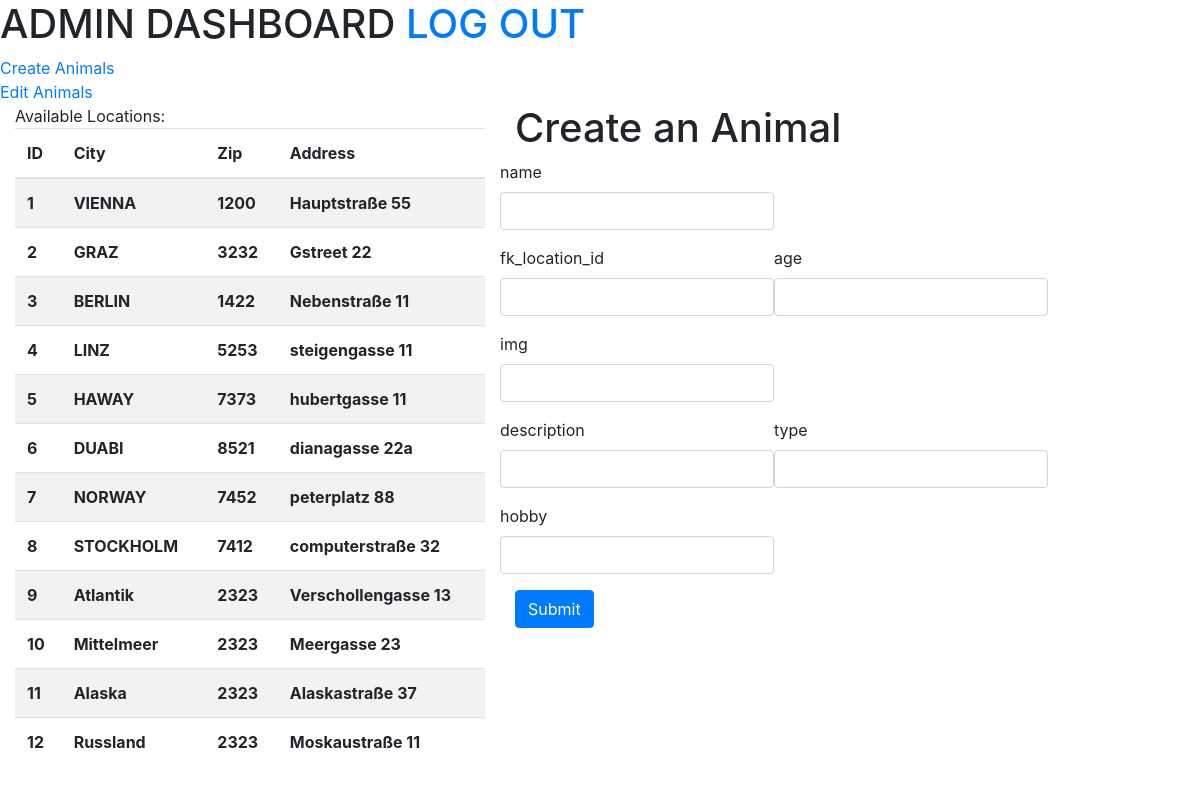
/admincreate.php, run on the app's committed database.
### tables this page shows
CREATE TABLE `location` (
  `id` int(11) NOT NULL,
  `city` varchar(222) NOT NULL,
  `zip` int(22) NOT NULL,
  `address` varchar(333) NOT NULL
);

### admincreate.php (the view, shortened to what this page needs)
<?php include "dbconnect.php"; ?>
<!DOCTYPE html>
<html>
<head>
    <link rel="stylesheet" href="https://stackpath.bootstrapcdn.com/bootstrap/4.3.1/css/bootstrap.min.css">
</head>
<body>
<h1>ADMIN DASHBOARD  <span><a href="logout.php">LOG OUT</a></span></h1>
<a href="admincreate.php">Create Animals</a><br>
<a href="admin.php">Edit Animals</a>
<br>
    <div class="container-fluid">
        <div class="row">
            <div class="col-5">
                Available Locations:
                <table class="table table-striped">
                    <thead>
                        <tr>
                            <th scope="col">ID</th>
                            <th scope="col">City</th>
                            <th scope="col">Zip</th>
                            <th scope="col">Address</th>
                        </tr>
                    </thead>
                    <tbody>
                        <?php
                        $sql = "SELECT * FROM location
            ";
                        $result = mysqli_query($conn, $sql);
                        while ($row = mysqli_fetch_assoc($result)) {
                            echo '
         <tr>
       <th scope="row">' . $row["id"] . '</th>
      <th scope="row">' . $row["city"] . '</th>
      <th scope="row">' . $row["zip"] . '</th>
          <th scope="row">' . $row["address"] . '</th>
        </tr>
         ';
                        } ?>
                    </tbody>
                </table>
            </div>
            <div class="col-7 justify-content-center">
 <h1>Create an Animal</h1>
                <form action="insertdb.php" method="post">
<div class="row">
                <div class="form-group">
                            <label for="name">name</label>
                            <input type="text" class="form-control" name="name">
                        </div></div>
                    <div class="row">
                        <div class="form-group">
                            <label for="fk_location_id">fk_location_id</label>
                            <input type="number" class="form-control" name="fk_location_id">
                        </div>
                        <div class="form-group">
                            <label for="age">age</label>
                            <input type="number" class="form-control" name="age">
                        </div>
                        <div class="form-group">
                            <label for="img">img</label>
                            <input type="text" class="form-control" name="img">
                        </div>
                    </div>
                    <div class="row">
                        <div class="form-group">
                            <label for="description">description</label>
                            <input type="text" class="form-control" name="description">
                        </div>
                        <div class="form-group">
                            <label for="type">type</label>
                            <input type="text" class="form-control" name="type">
                        </div>
                        <div class="form-group">
                            <label for="hobby">hobby</label>
                            <input type="text" class="form-control" name="hobby">
                        </div>
                    </div>
                    <button type="submit" value="Submit" name="submit" class="btn btn-primary">Submit</button>
                </form>
            </div>
        </div>
    </div>
</body>
</html>

### data on the page
location: id "1", city "VIENNA", zip "1200", address "Hauptstraße 55"
location: id "2", city "GRAZ", zip "3232", address "Gstreet 22"
location: id "3", city "BERLIN", zip "1422", address "Nebenstraße 11"
location: id "4", city "LINZ", zip "5253", address "steigengasse 11"
location: id "5", city "HAWAY", zip "7373", address "hubertgasse 11"
location: id "6", city "DUABI", zip "8521", address "dianagasse 22a"
location: id "7", city "NORWAY", zip "7452", address "peterplatz 88"
location: id "8", city "STOCKHOLM", zip "7412", address "computerstraße 32"
location: id "9", city "Atlantik", zip "2323", address "Verschollengasse 13"
location: id "10", city "Mittelmeer", zip "2323", address "Meergasse 23"
location: id "11", city "Alaska", zip "2323", address "Alaskastraße 37"
location: id "12", city "Russland", zip "2323", address "Moskaustraße 11"
